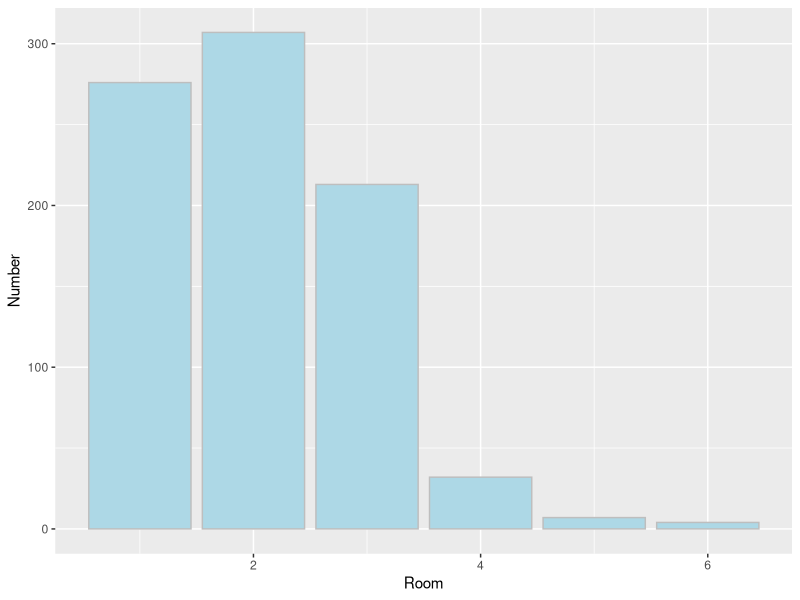
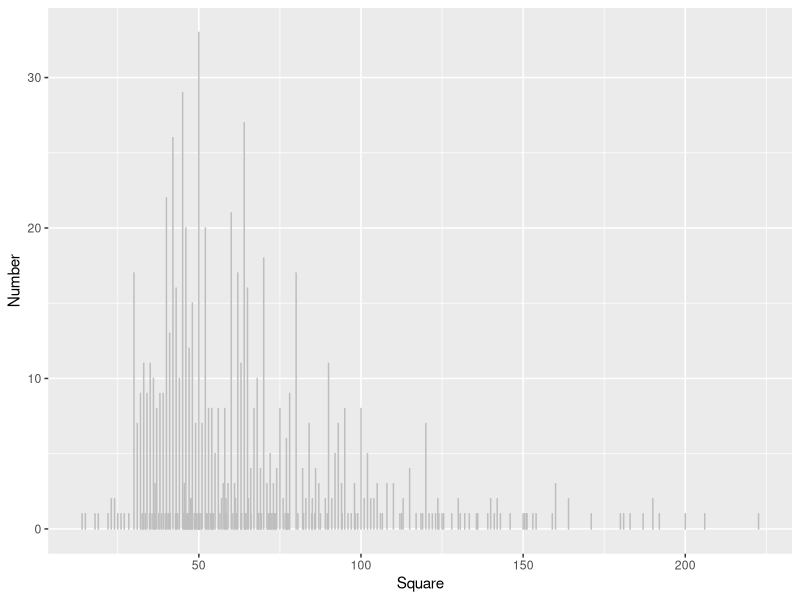
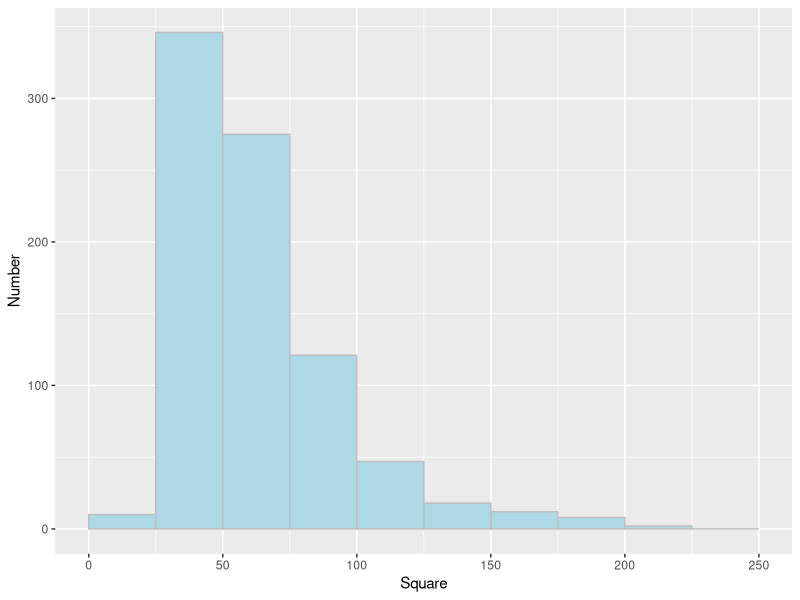
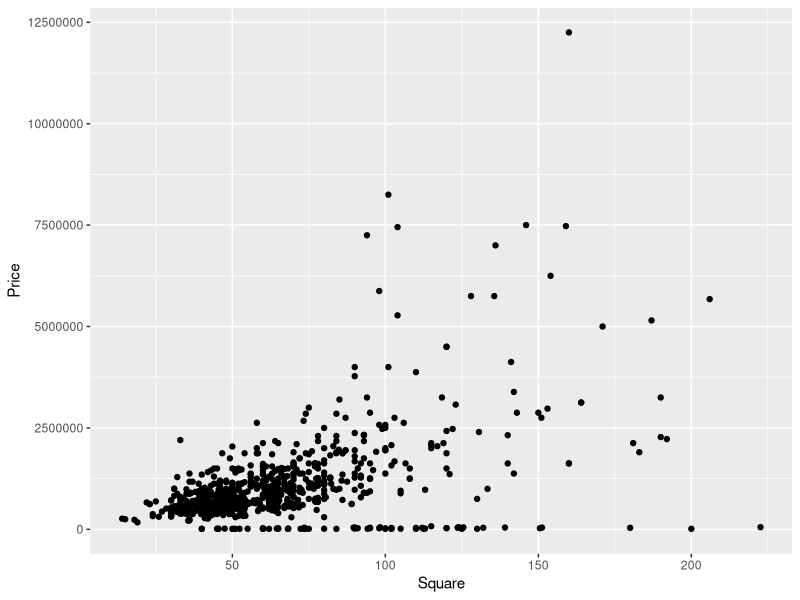
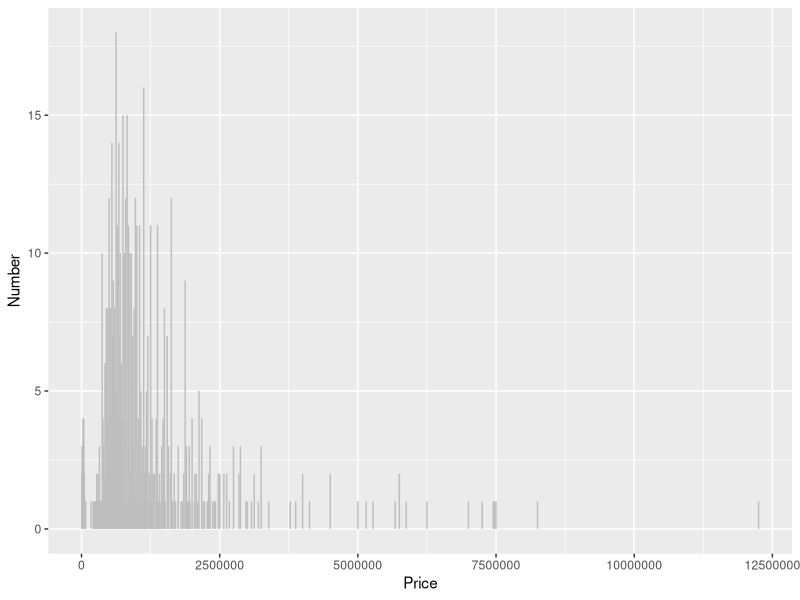
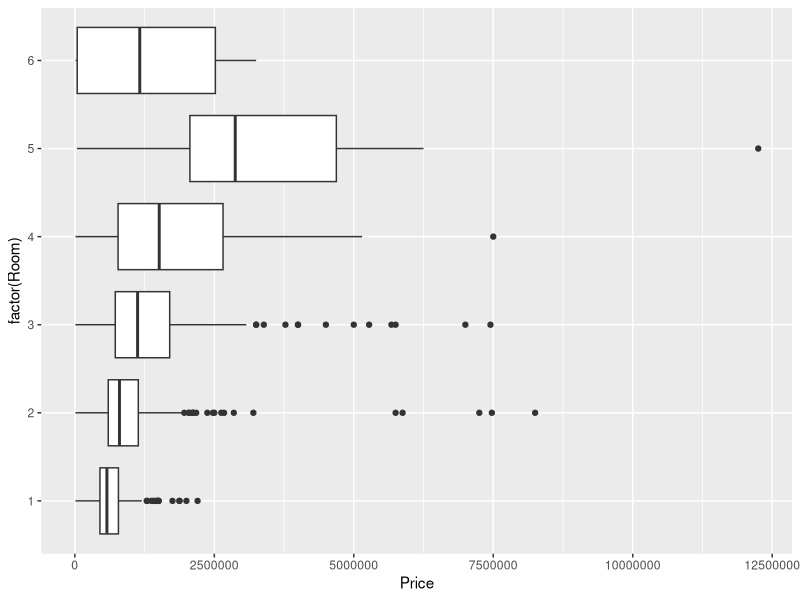

These figures' R source, in order:
#install.packages("dplyr")
#install.packages("ggplot2")

library(dplyr)
library(ggplot2)

setwd("~/Desktop/Data_Mining")

flats <- read.csv ( "flats.csv", stringsAsFactors = FALSE, dec = ".")
class(flats)

str(flats)

#Find the number of measurement in flats dataframe.

dim(flats)

#first six rows 
head(flats, n=6)

#la
tail(flats, n=15)

#names of data frames 
names(flats)

# Get a glimpse of flats
glimpse(flats)	


#count of flats by city
count(flats, City)

#Find count of flats by square
count(flats, Square)

#count of flats by city(sorted)
flats %>% count(City) %>% arrange(n)

flats %>% filter(City != "Lviv") %>% filter(Room == 3) %>% count(City) %>% arrange(desc(n))

flats %>% filter(Room == 2) %>% filter(City != "Lviv") %>% count(City) %>% arrange(desc(n))

flats %>% filter(Room == 2) %>% filter(City != " Kiev Svyatoshinsky") %>% summarise(mean(Square))

flats %>% filter(Room == 2) %>% filter(City != "Kharkiv") %>% summarise(mean(Square), sd(Square))

flats %>% filter(Room == 1) %>% filter(City!= "Kharkiv") %>% group_by(City) %>% summarise(mean=median(Square), sd=sd(Square))

#How many variables in a dataset flats?
ncol(flats)

#How many cities in the dataset flats?
nrow(flats %>% count(City))

#How many three-bedroom apartments for sale in Odessa?
nrow(flats %>% filter(City == "Odessa") %>% filter(Room == 3))

#What is the median area one-room apartment in Lviv?

flats %>% filter(City == "Lviv") %>% filter(Room == 1) %>% summarize(mean(Square))

#Find dispersion of Price for all flats in Lviv with 2 rooms (use function var in summarise)

flats %>% filter(City == "Lviv") %>% filter(Room == 2) %>% summarise((var=median(Price)), sd=sd(Price))



ggplot(flats, aes(x=Room)) + geom_bar(fill="lightblue", col="grey") + ylab(' Number ')


p <- ggplot(flats, aes(x= Square)) + geom_bar(fill="lightblue",col="grey") + ylab(' Number ')
p

ggplot(flats, aes(x=Square)) +
  
  geom_histogram(breaks=seq(0, 250, by = 25),
                 fill="lightblue",
                 
                 col="grey") +ylab('Number')



#Build scattering schedule that reflects the dependence of the price of the total area
ggplot(flats, aes(x=Square, y= Price)) +  geom_point()

#Construct a histogram for assessing price allocation of flats
ggplot(flats, aes( x= Price)) + geom_bar(fill="lightblue",col="grey") + ylab(' Number ')

#Construct a box-like diagram for price visualization allocation based on the number of rooms
ggplot(flats) + geom_boxplot(aes(factor(Room), y=Price)) + coord_flip()
